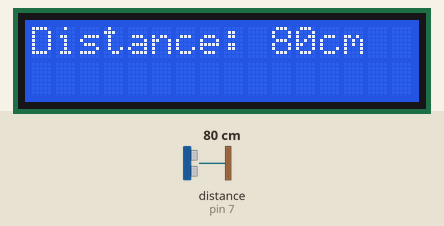
Bench run of a sketch on a simulated Arduino Uno, built with avr-gcc and run on an emulated ATmega328P. Shown: 16×2 character LCD. Wiring (inferred from the names in the program): ultrasonic range finder: trigger pin 8; echo pin 7. The test bench sets the inputs (shaded band); at power-on: distance to the obstacle (sensor on pin 7) 80 cm. The echo pulse lasts 58.3 µs per cm; what the sketch prints to the serial monitor is not drawn.

Above: at 1.2 s.
1.3 s: distance to the obstacle (sensor on pin 7) set to 2 cm
At 2.6 s:
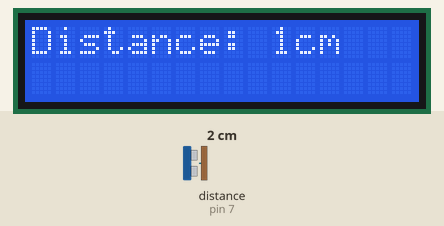
3.6 s: distance to the obstacle (sensor on pin 7) set to 4 cm
At 5.3 s:
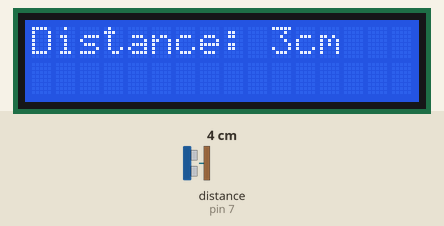
5.6 s: distance to the obstacle (sensor on pin 7) set to 9 cm
At 6.9 s:
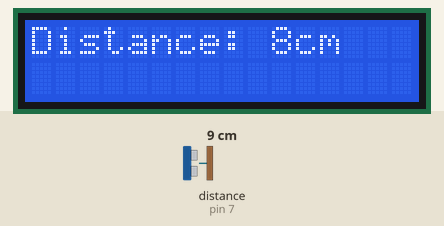
Timing chart, 0 to 8.6 s (numbered marks = the images above; inputs shaded):
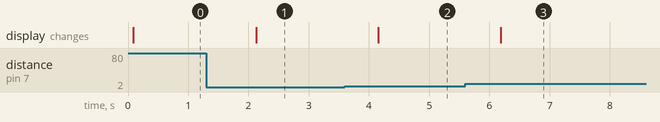

Measured:
- after the input at 1.3 s, the display: changes after 0.83 s (image 1)
- after the input at 3.6 s, the display: changes after 0.56 s (image 2)
- after the input at 5.6 s, the display: changes after 0.59 s (image 3)

The sketch:

Song_sieu_am_SRF05.ino
```cpp
#include <LiquidCrystal_I2C.h>

#define TRIGGER_PIN 8
#define ECHO_PIN 7
#define MAX_DISTANCE 400

unsigned long thoigian;
int khoangcach;

LiquidCrystal_I2C lcd(0x27,16,2);

void setup() {
  Serial.begin(9600);
  pinMode(TRIGGER_PIN, OUTPUT);
  pinMode(ECHO_PIN, INPUT);
  lcd.init();
  lcd.backlight();
}

void loop() {
  // Gửi một xung kích hoạt (trigger)
  digitalWrite(TRIGGER_PIN, LOW);
  delayMicroseconds(2);
  digitalWrite(TRIGGER_PIN, HIGH);
  delayMicroseconds(10);
  digitalWrite(TRIGGER_PIN, LOW);

  // Đo thời gian sóng âm đi và về
  thoigian = pulseIn(ECHO_PIN, HIGH);

  // Tính toán khoảng cách (cm)
  // Chia cho 58 là hằng số chuyển đổi từ microgiây sang cm
  khoangcach = thoigian / 58;

  // Hiển thị khoảng cách, chỉ khi nó hợp lệ
  if (khoangcach > MAX_DISTANCE || khoangcach == 0) {
    Serial.println("Vượt quá giới hạn hoặc lỗi cảm biến");
    lcd.clear();
    lcd.setCursor(0,0);
    lcd.print("Error!");
  } else {
    Serial.print("Distance: ");
    Serial.print(khoangcach);
    Serial.println("cm");
    lcd.clear();
    lcd.setCursor(0,0);
    lcd.print("Distance: ");
    lcd.print(khoangcach);
    lcd.print("cm");
  }

  delay(1000);
}
```
